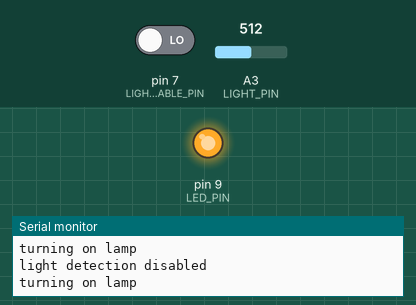
Recording of a sketch running on a simulated Arduino Uno, built with avr-gcc and run on an emulated ATmega328P. On the bench: output pins drawn as LEDs (lit = HIGH), the last lines printed to the serial monitor. The test bench sets the inputs (shaded band); at power-on: pin 7 (LIGHT_SENSOR_ENABLE_PIN) LOW, A3 (LIGHT_PIN) = 512.

Above: at 2.8 s.
2.9 s: pin 7 (LIGHT_SENSOR_ENABLE_PIN) driven HIGH
At 3.9 s:
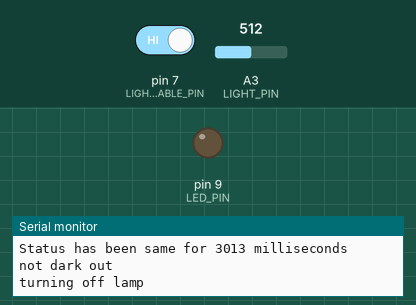
4.5 s: A3 (LIGHT_PIN) set to 106
7.8 s: A3 (LIGHT_PIN) set to 93
9.3 s: pin 7 (LIGHT_SENSOR_ENABLE_PIN) driven LOW
At 10.2 s:
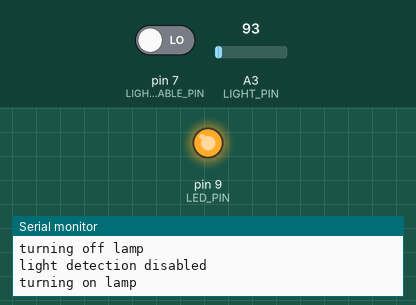
Timing chart, 0 to 12.1 s (numbered marks = the images above; inputs shaded):
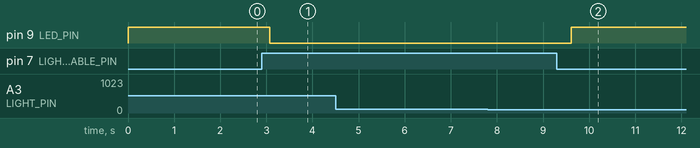

The sketch:

light_detection.ino
```cpp
const boolean DEBUG = true;

const int LIGHT_SENSOR_ENABLE_PIN = 7;
const int LED_PIN = 9;

const int NUM_SAMPLES = 10;
const int LIGHT_THRESHOLD = 20;

const int IDLE_TIME_MILLIS = 1000 * 5;

const int LIGHT_PIN = A3;

boolean currLightReading = false;
boolean currLightStatus = false;
unsigned long lightTs = millis();


/***** API *****/

void setup() {
  pinMode(LED_PIN, OUTPUT);
  pinMode(LIGHT_SENSOR_ENABLE_PIN, INPUT);
  Serial.begin(9600);
}


void loop() {
  boolean isDarkOut = detectIfDarkOut();

  if(isDarkOut) {
    turnOnLamp();
  } else {
    turnOffLamp();
  }

  delay(1000);
  Serial.println();
}


/***** Subroutines *****/

void turnOnLamp() {  Serial.println("turning on lamp"); digitalWrite(LED_PIN, HIGH); }
void turnOffLamp() { Serial.println("turning off lamp"); digitalWrite(LED_PIN, LOW); }

boolean detectIfDarkOut() {
  boolean isPhotoEnabled = digitalRead(LIGHT_SENSOR_ENABLE_PIN) == HIGH;

  if(isPhotoEnabled) {
    boolean isDarkOut = detectLightStatus();

    if(isDarkOut) {
      Serial.println("its dark out");
      return true;
    }
    Serial.println("not dark out");
    return false;
  }

  Serial.println("light detection disabled");
  return true;


}


boolean detectLightStatus() {
  int lightValue = readAnalogPin(LIGHT_PIN);

  Serial.print("Read light value of ");
  Serial.println(lightValue);

  boolean newLightReading = lightValue <= LIGHT_THRESHOLD;

  if(newLightReading != currLightReading) {
    Serial.println("Reading diff from current status, reseting timestamp");
    lightTs = millis();
  } else {
    Serial.println("Checking elapsedTime");
    unsigned long now = millis();
    unsigned long elapsedTime = now - lightTs;

    Serial.print("Status has been same for ");
    Serial.print(elapsedTime);
    Serial.println(" milliseconds");

    if(elapsedTime > IDLE_TIME_MILLIS) {
      Serial.println("Greater than timeout, must be consistent");
      currLightStatus = currLightReading;
    }
  }

  currLightReading = newLightReading;

  return currLightStatus;
}

int readAnalogPin(int pin) {
  long reading = 0;
  analogRead(pin);
  delay(1);
  for (int i = 0; i < NUM_SAMPLES; i++) {
    reading += analogRead(pin);
    delay(1);
  }
  return reading/NUM_SAMPLES;
}
```

Measured:
- after the input at 2.9 s, pin 9 (LED_PIN): HIGH → LOW after 0.17 s
- after the input at 9.3 s, pin 9 (LED_PIN): LOW → HIGH after 0.31 s
